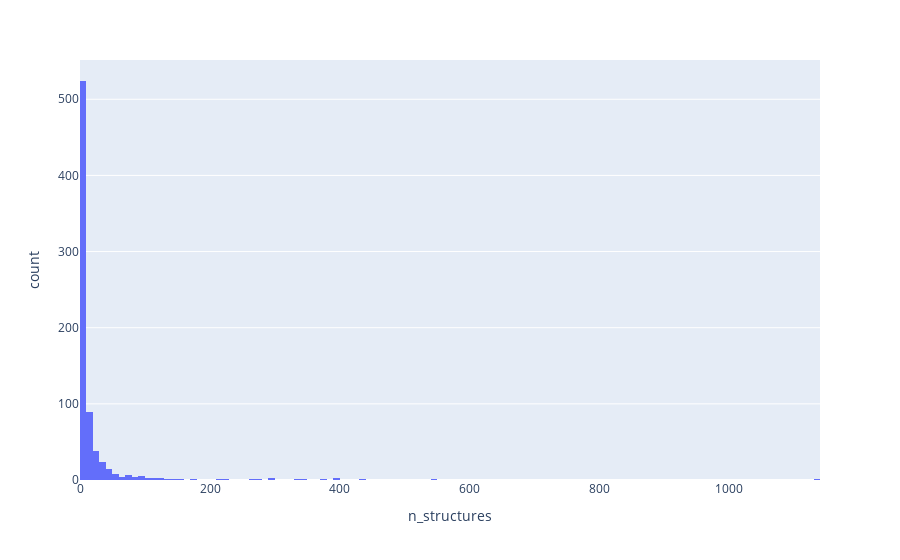

Write notebook code for a chart like this one.
### Code cell
fig = px.histogram(cgc_data, x="n_structures")
fig.show()

### Figure 1 — Plotly figure (JSON) as saved in the notebook; plotly's stock layout.template omitted (floating-point values rounded to 4 significant figures; data arrays with more than 128 entries replaced by an {"elided": "..."} marker saying what was removed)
{"data": [{"alignmentgroup": "True", "bingroup": "x", "hovertemplate": "n_structures=%{x}<br>count=%{y}<extra></extra>", "legendgroup": "", "marker": {"color": "#636efa", "pattern": {"shape": ""}}, "name": "", "offsetgroup": "", "orientation": "v", "showlegend": false, "type": "histogram", "x": {"elided": "743 int values"}, "xaxis": "x", "yaxis": "y"}], "layout": {"barmode": "relative", "legend": {"tracegroupgap": 0}, "margin": {"t": 60}, "xaxis": {"anchor": "y", "domain": [0, 1], "title": {"text": "n_structures"}}, "yaxis": {"anchor": "x", "domain": [0, 1], "title": {"text": "count"}}}}
